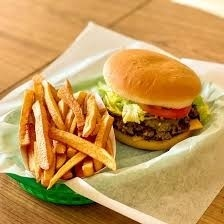
#> input picture Images/Image_112.jpg, 224 x 224 px; its folder holds only this picture in this run
$ jupyter execute --allow-errors lab2.ipynb   (shell and % lines are left out)
#> lines starting #> are read from the running program, lines starting #| are printed output that depends on the picture
# Lab Assignment Two: Exploring Image Data

Tela Sorrell, Kiswood Diogene, Martin Menard, and Emily Davidson

### Business Understanding

The data set that we selected features 75 different classes of butterflies, and it contains about 1000+ labelled images including validation images with each image belonging to only one butterfly class. The purpose of this data set is to predict what butterfly class the butterfly in the image belongs to, and the data was collected to strengthen butterfly classification in images. The data set has a butterfly category, which lists 75 categories of butterflies, and it will be used as the prediction task.

In our opinion, the third parties that would be interested in these results are lepidopterists societies or lepidopterists, who are entomologists who specialize in the study or collection of butterflies and moths, because this data will play a vital role in simplifying the identification and classification of butterflies in images for them. Lepidopterists examine the behavior and evolutionary history of various moth and butterfly species and document their activities, questions, ideas, problems, progress, and everything they have learned about butterfly specicies, so having this data can save time and minimize research necessary to classify butterfly species. They can utilize our prediction models to cross reference with the images they have taken themselves to get a strong conclusion about the class of butterfly they have captured.

According to research, our prediction algorithm would need to perform at about 88% accuracy to be considered useful to the identified third parties because current models that have been created to classify butterflies are performing at the lowest 84% and at the highest about 90%.

</br>

[Lepidoptery Source](https://www.ascd.org/el/articles/what-do-lepidopterists-do)
</br>
[Classification of Butterfly Species Using Pretrained Models Source](https://www.mdpi.com/2079-9292/11/13/2016)

### Data Preparation

[.5 points] Read in your images as numpy arrays. Resize and recolor images as necessary.
[.4 points] Linearize the images to create a table of 1-D image features (each row should be one image).
[.1 points] Visualize several images.

[cell 1]
from google.colab import drive
drive.mount('/content/drive')

##### Imports

[cell 2]
import pandas as pd
import numpy as np
import matplotlib.pyplot as plt
import cv2
import os
from sklearn import preprocessing
import plotly.express as px
from sklearn.decomposition import KernelPCA
from sklearn.decomposition import PCA
from sklearn.metrics.pairwise import pairwise_distances
from sklearn.neighbors import KNeighborsClassifier

##### Load in the Butterfly DataSet

[cell 3]
def image_shrink(image, size=(100,100)):
    return cv2.resize(image, size)

[cell 4]
# Read in images as numpy arrays
def load_images_from_folder(folder, size=(100,100)):
#> called with folder = 'Images', size = (100, 100)
    images = []
    for filename in os.listdir(folder):
        img = cv2.imread(os.path.join(folder,filename))
#> img is the input picture: shape (224, 224, 3); mean B, G, R 88.7, 152, 196.4
        img = cv2.cvtColor(img, cv2.COLOR_BGR2RGB)
        img = image_shrink(img, size)
#> in image_shrink, `return cv2.resize(image, size)`:
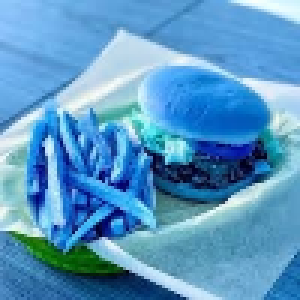
#> returned value: shape (100, 100, 3) (shown 3 times larger); mean of channels 0, 1, 2 196.3, 151.9, 88.6; drawn as B, G, R
        if img is not None:
            print(f"Loaded image shape: {img.shape}")
#| Loaded image shape: (100, 100, 3)
            images.append(img)
    return images

[cell 5]
images = load_images_from_folder('Images')
#> images = 1 item
print(f"Loaded {len(images)} images")
#| Loaded 1 images

#> (a cell that did not finish here is left out)

#> (a cell that did not finish here is left out)

#> (a cell that did not finish here is left out)

[cell 9]
# Linearize images to create table of 1-D image features (Turn into 1 row)
# Refrenced: https://stackoverflow.com/questions/36967920/numpy-flatten-rgb-image-array
def linearize_img(images):
    flattened = np.array([img.flatten() for img in images])
    print(flattened.shape)
    print(f"Flattened images shape: {flattened.shape}")
    return flattened

[cell 10]
flat_images = linearize_img(images)
#| (1, 30000)
#| Flattened images shape: (1, 30000)
print(f"Flattened into single array of shape {flat_images.shape}")
#| Flattened into single array of shape (1, 30000)
print(flat_images)
#> (printed output is left out)

[cell 11]
def list_images(images,titles, num_row = 5,num_col=5):
    plt.figure(figsize=(3 * num_col, num_row *3))
    for i in range (num_row*num_col):
        if i < len(images):
            plt.subplot(num_row, num_col, i + 1)
            plt.imshow(images[i])
            plt.imshow(images[i])
            plt.title (titles[i], fontsize = 8)
            plt.axis('off')
    plt.tight_layout
    plt.show()

[cell 12]
titles = [f'image {i+1}'for i in range(len(images))]
#> titles = ['image 1']
list_images(images[:25],titles[:25], num_row=3, num_col=5)
#> in list_images, `plt.show()`:
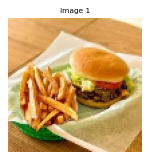
#> figure drawn by matplotlib, 1 panel

$ run again, on Images/Image_131.jpg
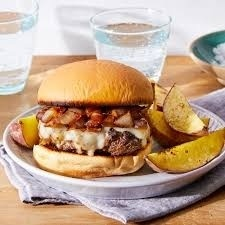
#> input picture Images/Image_131.jpg, 225 x 225 px
#> in load_images_from_folder, img is the input picture: shape (225, 225, 3); mean B, G, R 138.2, 162.5, 191
#> in image_shrink, `return cv2.resize(image, size)`:
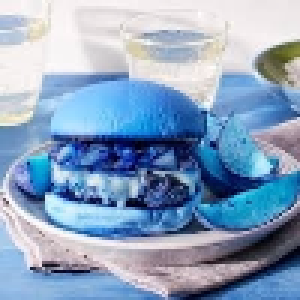
#> returned value: shape (100, 100, 3) (shown 3 times larger); mean of channels 0, 1, 2 191, 162.5, 138.2; drawn as B, G, R
#| Loaded image shape: (100, 100, 3)
#> images = 1 item
#| Loaded 1 images
#| (1, 30000)
#| Flattened images shape: (1, 30000)
#| Flattened into single array of shape (1, 30000)
#> (printed output is left out)
#> titles = ['image 1']
#> in list_images, `plt.show()`:
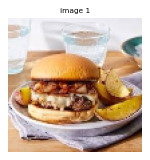
#> figure drawn by matplotlib, 1 panel

$ run again, on Images/Image_1322.jpg
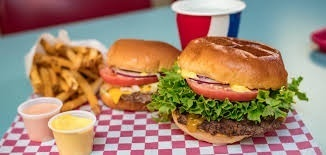
#> input picture Images/Image_1322.jpg, 326 x 155 px
#> in load_images_from_folder, img is the input picture: shape (155, 326, 3); mean B, G, R 110.6, 132.6, 164.4
#> in image_shrink, `return cv2.resize(image, size)`:
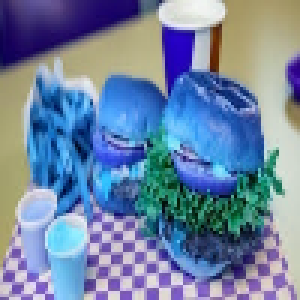
#> returned value: shape (100, 100, 3) (shown 3 times larger); mean of channels 0, 1, 2 164.3, 132.5, 110.5; drawn as B, G, R
#| Loaded image shape: (100, 100, 3)
#> images = 1 item
#| Loaded 1 images
#| (1, 30000)
#| Flattened images shape: (1, 30000)
#| Flattened into single array of shape (1, 30000)
#> (printed output is left out)
#> titles = ['image 1']
#> in list_images, `plt.show()`:
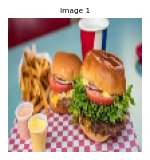
#> figure drawn by matplotlib, 1 panel

$ run again, on Images/Image_1341.jpg
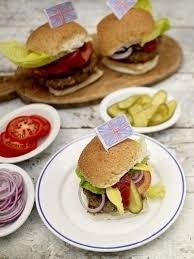
#> input picture Images/Image_1341.jpg, 194 x 259 px
#> in load_images_from_folder, img is the input picture: shape (259, 194, 3); mean B, G, R 132.4, 156, 178
#> in image_shrink, `return cv2.resize(image, size)`:
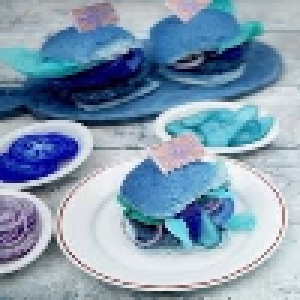
#> returned value: shape (100, 100, 3) (shown 3 times larger); mean of channels 0, 1, 2 177.8, 155.9, 132.3; drawn as B, G, R
#| Loaded image shape: (100, 100, 3)
#> images = 1 item
#| Loaded 1 images
#| (1, 30000)
#| Flattened images shape: (1, 30000)
#| Flattened into single array of shape (1, 30000)
#> (printed output is left out)
#> titles = ['image 1']
#> in list_images, `plt.show()`:
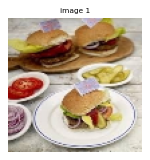
#> figure drawn by matplotlib, 1 panel

$ run again, on Images/Image_114.jpg
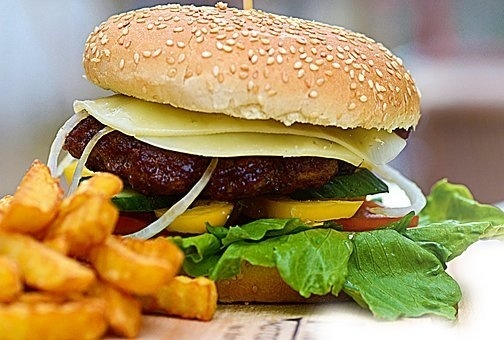
#> input picture Images/Image_114.jpg, 504 x 340 px
#> in load_images_from_folder, img is the input picture: shape (340, 504, 3); mean B, G, R 98.8, 146, 166.8
#> in image_shrink, `return cv2.resize(image, size)`:
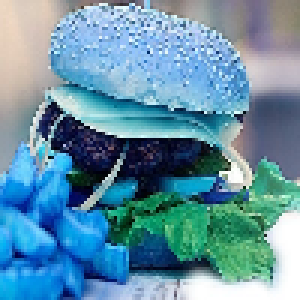
#> returned value: shape (100, 100, 3) (shown 3 times larger); mean of channels 0, 1, 2 166.6, 145.8, 98.6; drawn as B, G, R
#| Loaded image shape: (100, 100, 3)
#> images = 1 item
#| Loaded 1 images
#| (1, 30000)
#| Flattened images shape: (1, 30000)
#| Flattened into single array of shape (1, 30000)
#> (printed output is left out)
#> titles = ['image 1']
#> in list_images, `plt.show()`:
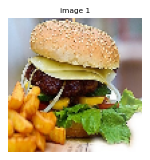
#> figure drawn by matplotlib, 1 panel
